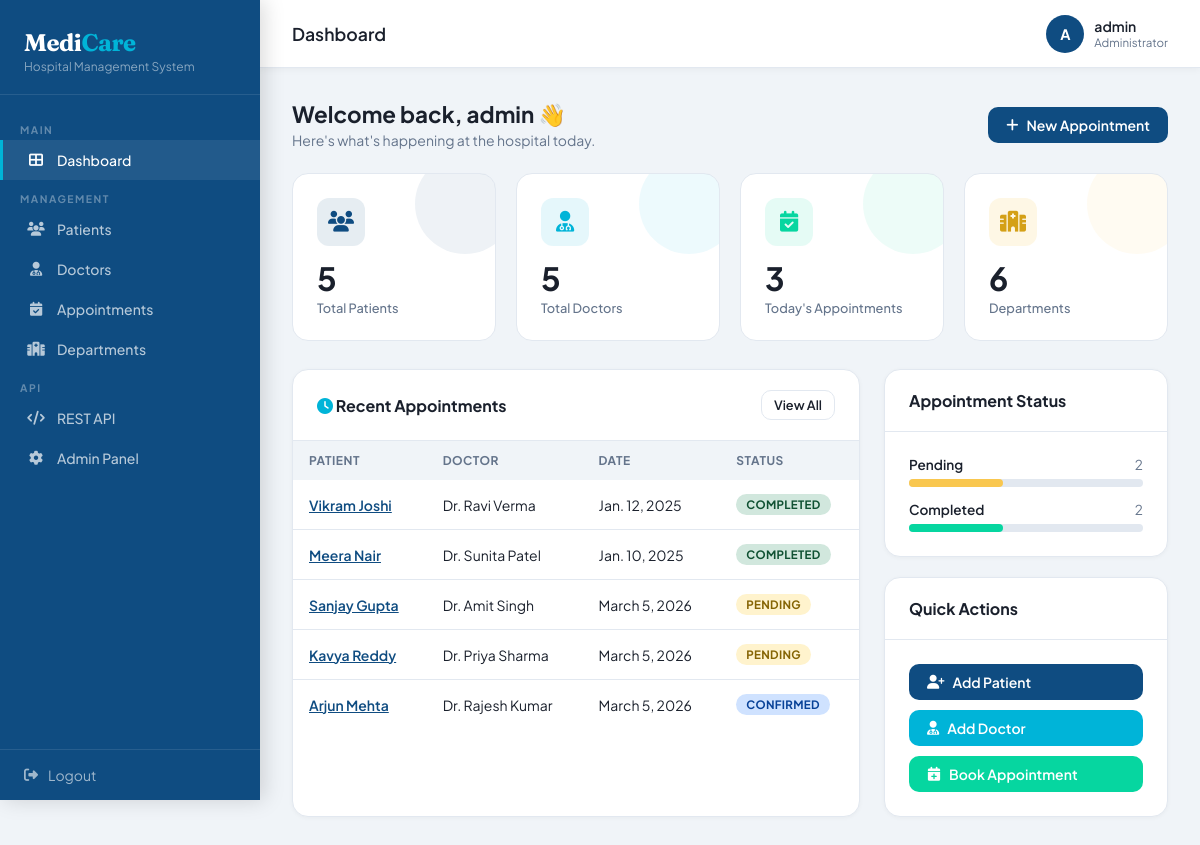
The app's page / (signed in) with its own data.
### appointments/models.py (models this page shows, shortened)
class Appointment(models.Model):
    STATUS_CHOICES = [
        ('pending',   'Pending'),
        ('confirmed', 'Confirmed'),
        ('completed', 'Completed'),
        ('cancelled', 'Cancelled'),
    ]
    patient         = models.ForeignKey(Patient, on_delete=models.CASCADE, related_name='appointments')
    doctor          = models.ForeignKey(Doctor,  on_delete=models.CASCADE, related_name='appointments')
    appointment_date = models.DateField()
    appointment_time = models.TimeField()
    status          = models.CharField(max_length=20, choices=STATUS_CHOICES, default='pending')
    reason          = models.TextField()
    notes           = models.TextField(blank=True)
    created_at      = models.DateTimeField(auto_now_add=True)
    class Meta:
        ordering = ['-appointment_date', '-appointment_time']

### patients/models.py (models this page shows, shortened)
class Patient(models.Model):
    GENDER_CHOICES = [('M', 'Male'), ('F', 'Female'), ('O', 'Other')]
    BLOOD_CHOICES = [('A+','A+'),('A-','A-'),('B+','B+'),('B-','B-'),
                     ('AB+','AB+'),('AB-','AB-'),('O+','O+'),('O-','O-')]
    first_name    = models.CharField(max_length=100)
    last_name     = models.CharField(max_length=100)
    date_of_birth = models.DateField()
    gender        = models.CharField(max_length=1, choices=GENDER_CHOICES)
    blood_group   = models.CharField(max_length=3, choices=BLOOD_CHOICES)
    phone         = models.CharField(max_length=15)
    email         = models.EmailField(blank=True)
    address       = models.TextField()
    created_at    = models.DateTimeField(auto_now_add=True)
    @property
    def full_name(self):
        return f"{self.first_name} {self.last_name}"

### doctors/models.py (models this page shows, shortened)
class Doctor(models.Model):
    first_name   = models.CharField(max_length=100)
    last_name    = models.CharField(max_length=100)
    department   = models.ForeignKey(Department, on_delete=models.SET_NULL, null=True)
    specialization = models.CharField(max_length=200)
    phone        = models.CharField(max_length=15)
    email        = models.EmailField()
    experience   = models.PositiveIntegerField(help_text="Years of experience")
    available    = models.BooleanField(default=True)
    created_at   = models.DateTimeField(auto_now_add=True)
    @property
    def full_name(self):
        return f"Dr. {self.first_name} {self.last_name}"

### core/views.py (the view)
# urls.py: path('',          views.dashboard,    name='dashboard'),
@login_required
def dashboard(request):
    today = timezone.now().date()
    context = {
        'total_patients':     Patient.objects.count(),
        'total_doctors':      Doctor.objects.count(),
        'total_appointments': Appointment.objects.count(),
        'today_appointments': Appointment.objects.filter(appointment_date=today).count(),
        'pending':            Appointment.objects.filter(status='pending').count(),
        'completed':          Appointment.objects.filter(status='completed').count(),
        'departments':        Department.objects.count(),
        'recent_appointments': Appointment.objects.select_related('patient','doctor').order_by('-created_at')[:5],
    }
    return render(request, 'core/dashboard.html', context)

### core/templates/core/dashboard.html (shortened to what this page needs)
{% extends 'core/base.html' %}
{% block page_title %}Dashboard{% endblock %}
{% block content %}
<div class="page-header">
  <div>
    <h2>Welcome back, {{ user.username }} 👋</h2>
    <p>Here's what's happening at the hospital today.</p>
  </div>
  <a href="{% url 'appointment_add' %}" class="btn btn-primary">
    <i class="fas fa-plus"></i> New Appointment
  </a>
</div>
<div class="stats-grid">
  <div class="stat-card blue">
    <div class="stat-icon"><i class="fas fa-users"></i></div>
    <div class="stat-value">{{ total_patients }}</div>
    <div class="stat-label">Total Patients</div>
  </div>
  <div class="stat-card cyan">
    <div class="stat-icon"><i class="fas fa-user-md"></i></div>
    <div class="stat-value">{{ total_doctors }}</div>
    <div class="stat-label">Total Doctors</div>
  </div>
  <div class="stat-card green">
    <div class="stat-icon"><i class="fas fa-calendar-check"></i></div>
    <div class="stat-value">{{ today_appointments }}</div>
    <div class="stat-label">Today's Appointments</div>
  </div>
  <div class="stat-card yellow">
    <div class="stat-icon"><i class="fas fa-hospital"></i></div>
    <div class="stat-value">{{ departments }}</div>
    <div class="stat-label">Departments</div>
  </div>
</div>
<div style="display:grid;grid-template-columns:2fr 1fr;gap:24px;">
  <div class="card">
    <div class="card-header">
      <span class="card-title"><i class="fas fa-clock" style="color:var(--accent)"></i> Recent Appointments</span>
      <a href="{% url 'appointment_list' %}" class="btn btn-outline btn-sm">View All</a>
    </div>
    <div class="table-wrap">
      <table>
        <thead>
          <tr>
            <th>Patient</th>
            <th>Doctor</th>
            <th>Date</th>
            <th>Status</th>
          </tr>
        </thead>
        <tbody>
          {% for a in recent_appointments %}
          <tr>
            <td><a href="{% url 'appointment_detail' a.pk %}" style="color:var(--primary);font-weight:600;">{{ a.patient.full_name }}</a></td>
            <td>{{ a.doctor.full_name }}</td>
            <td>{{ a.appointment_date }}</td>
            <td><span class="badge badge-{{ a.status }}">{{ a.get_status_display }}</span></td>
          </tr>
          {% empty %}
          <tr><td colspan="4" style="text-align:center;color:var(--muted);padding:32px;">No appointments yet.</td></tr>
          {% endfor %}
        </tbody>
      </table>
    </div>
  </div>
  <div style="display:flex;flex-direction:column;gap:20px;">
    <div class="card">
      <div class="card-header"><span class="card-title">Appointment Status</span></div>
      <div class="card-body">
        <div style="display:flex;flex-direction:column;gap:14px;">
          <div>
            <div style="display:flex;justify-content:space-between;margin-bottom:6px;">
              <span style="font-size:.85rem;font-weight:600;">Pending</span>
              <span style="font-size:.85rem;color:var(--muted);">{{ pending }}</span>
            </div>
            <div style="background:var(--border);border-radius:8px;height:8px;">
              <div style="background:#f9c74f;height:8px;border-radius:8px;width:{% if total_appointments %}{% widthratio pending total_appointments 100 %}%{% else %}0%{% endif %}"></div>
            </div>
          </div>
          <div>
            <div style="display:flex;justify-content:space-between;margin-bottom:6px;">
              <span style="font-size:.85rem;font-weight:600;">Completed</span>
              <span style="font-size:.85rem;color:var(--muted);">{{ completed }}</span>
            </div>
            <div style="background:var(--border);border-radius:8px;height:8px;">
              <div style="background:var(--accent2);height:8px;border-radius:8px;width:{% if total_appointments %}{% widthratio completed total_appointments 100 %}%{% else %}0%{% endif %}"></div>
            </div>
          </div>
        </div>
      </div>
    </div>
    <div class="card">
      <div class="card-header"><span class="card-title">Quick Actions</span></div>
      <div class="card-body" style="display:flex;flex-direction:column;gap:10px;">
        <a href="{% url 'patient_add' %}" class="btn btn-primary"><i class="fas fa-user-plus"></i> Add Patient</a>
        <a href="{% url 'doctor_add' %}" class="btn btn-accent"><i class="fas fa-user-md"></i> Add Doctor</a>
        <a href="{% url 'appointment_add' %}" class="btn btn-success"><i class="fas fa-calendar-plus"></i> Book Appointment</a>
      </div>
    </div>
  </div>
</div>
{% endblock %}

### core/templates/core/base.html (shortened to what this page needs)
<!DOCTYPE html>
<html lang="en">
<head>
<link href="https://cdnjs.cloudflare.com/ajax/libs/font-awesome/6.4.0/css/all.min.css" rel="stylesheet">
</head>
<body>
{% if user.is_authenticated %}
<aside class="sidebar">
  <div class="sidebar-brand">
    <h1>Medi<span>Care</span></h1>
    <p>Hospital Management System</p>
  </div>
  <nav class="sidebar-nav">
    <div class="nav-section">Main</div>
    <a href="{% url 'dashboard' %}" class="nav-item {% if request.resolver_match.url_name == 'dashboard' %}active{% endif %}">
      <i class="fas fa-th-large"></i> Dashboard
    </a>
    <div class="nav-section">Management</div>
    <a href="{% url 'patient_list' %}" class="nav-item {% if 'patient' in request.resolver_match.url_name %}active{% endif %}">
      <i class="fas fa-users"></i> Patients
    </a>
    <a href="{% url 'doctor_list' %}" class="nav-item {% if 'doctor' in request.resolver_match.url_name %}active{% endif %}">
      <i class="fas fa-user-md"></i> Doctors
    </a>
    <a href="{% url 'appointment_list' %}" class="nav-item {% if 'appointment' in request.resolver_match.url_name %}active{% endif %}">
      <i class="fas fa-calendar-check"></i> Appointments
    </a>
    <a href="{% url 'department_list' %}" class="nav-item {% if 'department' in request.resolver_match.url_name %}active{% endif %}">
      <i class="fas fa-hospital"></i> Departments
    </a>
    <div class="nav-section">API</div>
    <a href="/api/" class="nav-item" target="_blank">
      <i class="fas fa-code"></i> REST API
    </a>
    <a href="/admin/" class="nav-item" target="_blank">
      <i class="fas fa-cog"></i> Admin Panel
    </a>
  </nav>
  <div class="sidebar-footer">
    <a href="{% url 'logout' %}"><i class="fas fa-sign-out-alt"></i> Logout</a>
  </div>
</aside>
{% endif %}
<div class="main">
  {% if user.is_authenticated %}
  <header class="topbar">
    <div class="topbar-title">{% block page_title %}Dashboard{% endblock %}</div>
    <div class="topbar-right">
      <div class="topbar-user">
        <div class="avatar">{{ user.username|slice:":1"|upper }}</div>
        <div>
          <div class="user-name">{{ user.username }}</div>
          <div style="font-size:.72rem;color:var(--muted)">Administrator</div>
        </div>
      </div>
    </div>
  </header>
  {% endif %}
  <div class="content">
    {% block content %}{% endblock %}
  </div>
</div>
</body>
</html>

### records on screen
Appointment: patient.full_name "Vikram Joshi", doctor.full_name "Dr. Ravi Verma", appointment_date "Jan. 12, 2025", status "COMPLETED"
Appointment: patient.full_name "Meera Nair", doctor.full_name "Dr. Sunita Patel", appointment_date "Jan. 10, 2025", status "COMPLETED"
Appointment: patient.full_name "Sanjay Gupta", doctor.full_name "Dr. Amit Singh", appointment_date "March 5, 2026", status "PENDING"
Appointment: patient.full_name "Kavya Reddy", doctor.full_name "Dr. Priya Sharma", appointment_date "March 5, 2026", status "PENDING"
Appointment: patient.full_name "Arjun Mehta", doctor.full_name "Dr. Rajesh Kumar", appointment_date "March 5, 2026", status "CONFIRMED"

### other values on screen
{{ user.username|slice:":1"|upper }} "A"
{{ user.username }} "admin"
{{ total_patients }} "5"
{{ total_doctors }} "5"
{{ today_appointments }} "3"
{{ departments }} "6"
{{ pending }} "2"
{{ completed }} "2"
